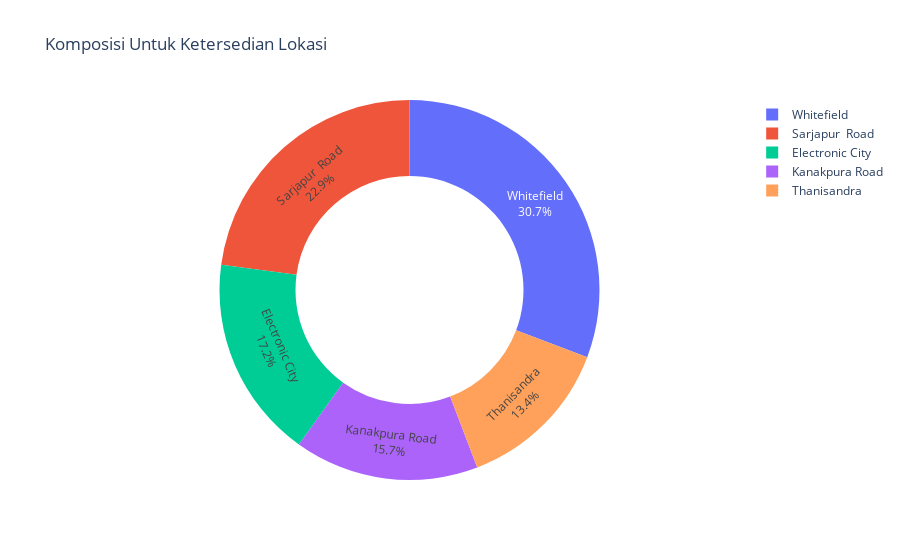

This figure's notebook cell:
### Code cell
loc = df['location'].value_counts().reset_index().head()
fig = px.pie(loc, values='location', names='index',title='Komposisi Untuk Ketersedian Lokasi',hole=.6)
fig.update_traces(textposition='inside', textinfo='percent+label')
fig.show()

### Figure 1 — Plotly figure (JSON) as saved in the notebook; plotly's stock layout.template omitted (floating-point values rounded to 4 significant figures)
{"data": [{"domain": {"x": [0, 1], "y": [0, 1]}, "hole": 0.6, "hovertemplate": "index=%{label}<br>location=%{value}<extra></extra>", "labels": ["Whitefield", "Sarjapur  Road", "Electronic City", "Kanakpura Road", "Thanisandra"], "legendgroup": "", "name": "", "showlegend": true, "textinfo": "percent+label", "textposition": "inside", "type": "pie", "values": [535, 398, 300, 273, 234]}], "layout": {"legend": {"tracegroupgap": 0}, "title": {"text": "Komposisi Untuk Ketersedian Lokasi"}}}
